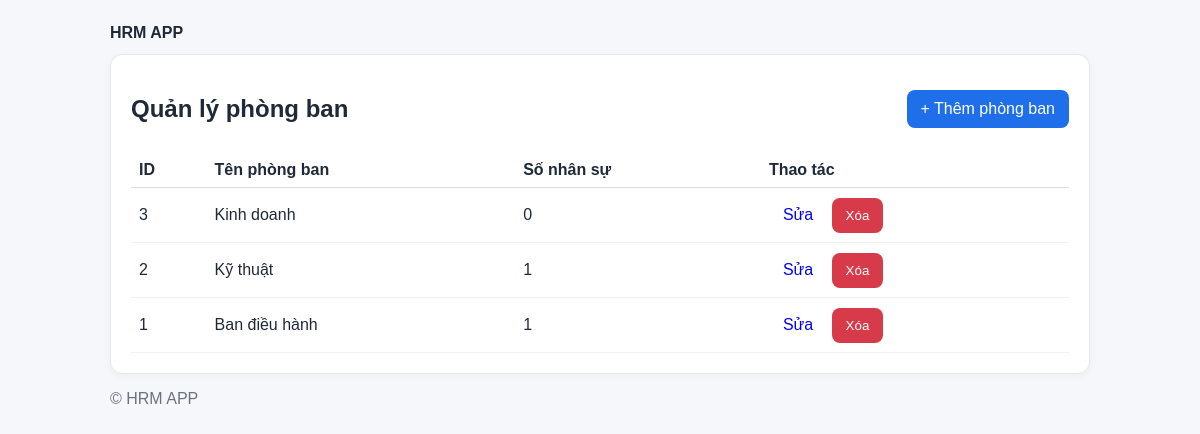
The page /departments (signed in) on the database its author committed.
### tables this page shows
CREATE TABLE IF NOT EXISTS departments (
  id INT UNSIGNED AUTO_INCREMENT PRIMARY KEY,
  name VARCHAR(100) NOT NULL,
  description TEXT NULL,
  is_active TINYINT(1) NOT NULL DEFAULT 1,
  created_at TIMESTAMP DEFAULT CURRENT_TIMESTAMP,
  updated_at TIMESTAMP DEFAULT CURRENT_TIMESTAMP ON UPDATE CURRENT_TIMESTAMP
);

### app/bootstrap.php (called while the page is built, shortened)
<?php
function db(): PDO
{
    static $pdo;
    if ($pdo instanceof PDO) return $pdo;
    $cfg = require __DIR__ . '/../config/app.php';
    $db = $cfg['db'];
    $dsn = sprintf('mysql:host=%s;port=%d;dbname=%s;charset=%s', $db['host'], $db['port'], $db['database'], $db['charset']);
    $pdo = new PDO($dsn, $db['username'], $db['password'], [
        PDO::ATTR_ERRMODE => PDO::ERRMODE_EXCEPTION,
        PDO::ATTR_DEFAULT_FETCH_MODE => PDO::FETCH_ASSOC,
        PDO::ATTR_EMULATE_PREPARES => false,
        PDO::ATTR_PERSISTENT => true,
    ]);
    return $pdo;
}
function view(string $file, array $data = []): void
{
    extract($data);
    require __DIR__ . '/../views/' . $file . '.php';
}

### views/departments/index.php (the view, shortened to what this page needs)
<?php require __DIR__ . '/../layouts/header.php'; ?>
<div class="card">
  <div style="display:flex;justify-content:space-between;align-items:center;gap:8px;flex-wrap:wrap">
    <h2>Quản lý phòng ban</h2>
    <a class="btn btn-primary" href="/departments/create">+ Thêm phòng ban</a>
  </div>
  <table style="width:100%;border-collapse:collapse;margin-top:10px">
    <thead>
      <tr>
        <th style="text-align:left;border-bottom:1px solid #ddd;padding:8px">ID</th>
        <th style="text-align:left;border-bottom:1px solid #ddd;padding:8px">Tên phòng ban</th>
        <th style="text-align:left;border-bottom:1px solid #ddd;padding:8px">Số nhân sự</th>
        <th style="text-align:left;border-bottom:1px solid #ddd;padding:8px">Thao tác</th>
      </tr>
    </thead>
    <tbody>
      <?php foreach ($departments as $d): ?>
      <tr>
        <td style="padding:8px;border-bottom:1px solid #f1f1f1"><?= (int)$d['id'] ?></td>
        <td style="padding:8px;border-bottom:1px solid #f1f1f1"><?= htmlspecialchars($d['name']) ?></td>
        <td style="padding:8px;border-bottom:1px solid #f1f1f1"><?= (int)$d['total_users'] ?></td>
        <td style="padding:8px;border-bottom:1px solid #f1f1f1">
          <a class="btn" href="/departments/edit?id=<?= (int)$d['id'] ?>">Sửa</a>
          <form method="post" action="/departments/delete" style="display:inline" onsubmit="return confirm('Xóa phòng ban này?')">
            <button class="btn btn-danger" type="submit">Xóa</button>
          </form>
        </td>
      </tr>
      <?php endforeach; ?>
    </tbody>
  </table>
</div>
<?php require __DIR__ . '/../layouts/footer.php'; ?>

### views/layouts/header.php (style rules this page uses)
body { font-family:Arial,sans-serif;background:#f5f7fb;max-width:980px;margin:24px auto;padding:0 12px;color:#1f2937 }
.card { background:#fff;border:1px solid #e5e7eb;border-radius:12px;padding:20px;margin-bottom:16px;box-shadow:0 2px 8px rgba(0,0,0,.04) }
.btn { padding:10px 14px;border:0;border-radius:8px;cursor:pointer;text-decoration:none;display:inline-block }
.btn-primary { background:#1f6feb;color:#fff }
.btn-danger { background:#d73a49;color:#fff }

### rows shown on the page
departments: id "3", name "Kinh doanh", total_users "0"
departments: id "2", name "Kỹ thuật", total_users "1"
departments: id "1", name "Ban điều hành", total_users "1"

### other values the page prints
site_get('site_name', 'HRM APP') "HRM APP"
site_get('footer_text', '© HRM APP') "© HRM APP"
